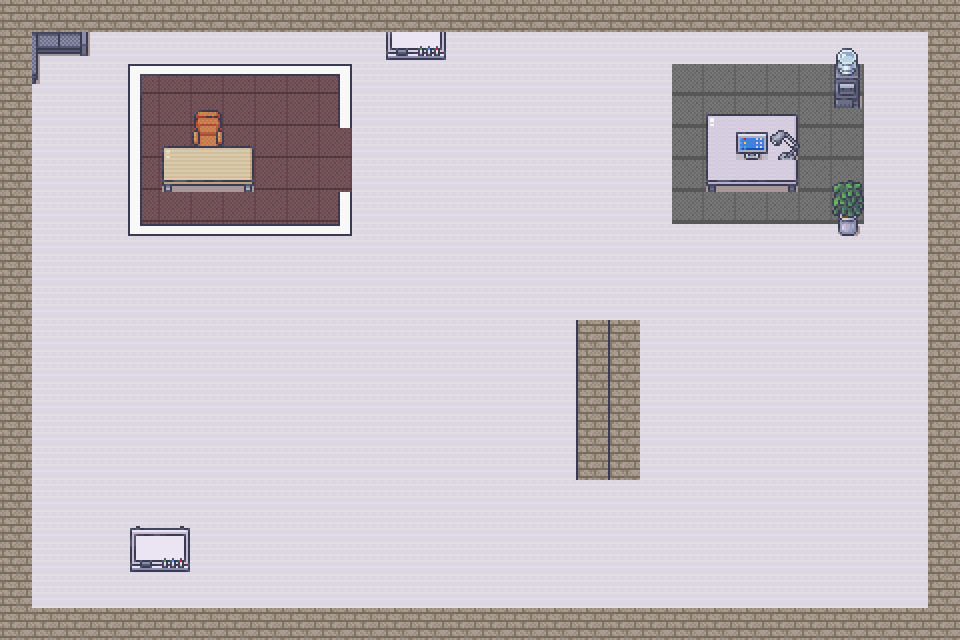

This game map was drawn from its Tiled (.tmx) file and the tilesets committed beside it. A one-line description and the trimmed map source follow:
An orthogonal 30x20 tile map with 32x32 px tiles, 5 tile layers (Ground, aboveground, Objects, Objects 2, ...), 2 tilesets and 10 objects (light-switch-1, meeting-room-1, wall-1, wall-2, table, ...).

<map version="1.10" tiledversion="1.12.2" orientation="orthogonal" renderorder="right-down" width="30" height="20" tilewidth="32" tileheight="32" infinite="0" nextlayerid="9" nextobjectid="22">
 <editorsettings>
  <export target="map2.json" format="json" />
 </editorsettings>
 <tileset firstgid="1" name="room-builder-office" tilewidth="32" tileheight="32" tilecount="224" columns="16">
  <image source="Room_Builder_Office_32x32.png" width="512" height="448" />
 </tileset>
 <tileset firstgid="225" name="modern-office" tilewidth="32" tileheight="32" tilecount="848" columns="16">
  <image source="Modern_Office_32x32.png" width="512" height="1696" />
 </tileset>
 <layer id="1" name="Ground" width="30" height="20">
  <properties>
   <property name="layer_type" value="decoration" />
  </properties>
  <data>[600 cells, 600 non-empty, 11 distinct tile ids]</data>
 </layer>
 <layer id="8" name="aboveground" width="30" height="20">
  <properties>
   <property name="layer_type" value="decoration" />
  </properties>
  <data>[600 cells, 30 non-empty, 9 distinct tile ids]</data>
 </layer>
 <layer id="5" name="Objects" width="30" height="20">
  <properties>
   <property name="layer_type" value="decoration" />
   <property name="sort_mode" value="dynamic" />
  </properties>
  <data>[600 cells, 39 non-empty, 35 distinct tile ids]</data>
 </layer>
 <layer id="7" name="Objects 2" width="30" height="20">
  <properties>
   <property name="layer_type" value="decoration" />
   <property name="sort_mode" value="dynamic" />
  </properties>
  <data>[600 cells, 31 non-empty, 27 distinct tile ids]</data>
 </layer>
 <layer id="2" name="Walls" width="30" height="20">
  <data>[600 cells, 96 non-empty, 1 distinct tile ids]</data>
 </layer>
 <objectgroup id="6" name="Entities">
  <properties>
   <property name="layer_type" value="decoration" />
   <property name="sort_mode" value="dynamic" />
  </properties>
  <object id="10" name="light-switch-1" gid="380" x="191.88" y="317.426" width="32" height="32">
   <properties>
    <property name="entity_type" value="light_switch" />
    <property name="trigger_radius" type="float" value="1.5" />
   </properties>
  </object>
 </objectgroup>
 <objectgroup id="4" name="Zones">
  <object id="1" name="meeting-room-1" x="671.278" y="63.7594" width="192.481" height="164.812">
   <properties>
    <property name="av_enabled" type="bool" value="true" />
    <property name="is_exclusive" type="bool" value="true" />
    <property name="zone_type" value="meeting" />
   </properties>
  </object>
  <object id="7" name="wall-1" x="126.316" y="63.7594">
   <properties>
    <property name="zone_type" value="wall" />
   </properties>
   <polygon points="0,0 224.962,1.20301 223.759,66.1654 204.511,63.7594 204.511,15.6391 20.4511,16.8421 20.4511,152.782 203.308,153.985 203.308,123.91 229.774,123.91 227.368,176.842 -3.60902,174.436" />
  </object>
  <object id="8" name="wall-2" x="576.722" y="321.203" width="63.2778" height="158.797">
   <properties>
    <property name="zone_type" value="wall" />
   </properties>
  </object>
  <object id="12" x="165.149" y="147.826" height="1.15489" />
  <object id="17" name="table" x="165.149" y="146.671" width="86.6165" height="43.8857">
   <properties>
    <property name="zone_type" value="wall" />
   </properties>
  </object>
  <object id="18" name="whiteboard" x="132.812" y="528.938" width="57.7444" height="42.7308">
   <properties>
    <property name="zone_type" value="wall" />
   </properties>
  </object>
  <object id="19" name="table2" x="706.791" y="114.334" width="90.0812" height="73.9128">
   <properties>
    <property name="zone_type" value="wall" />
   </properties>
  </object>
  <object id="20" x="779.549" y="409.985" height="1.15489" />
  <object id="21" name="spawn_entry" x="127.038" y="352.241" width="257.54" height="127.038">
   <properties>
    <property name="zone_type" value="spawn" />
   </properties>
  </object>
 </objectgroup>
</map>
